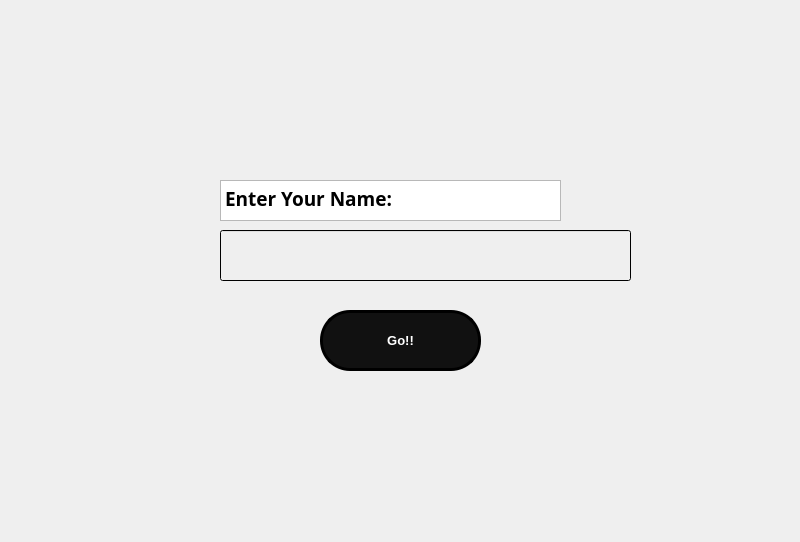
<?xml version="1.0" encoding="UTF-8"?>
<ui version="4.0">
 <class>NameWindow</class>
 <widget class="QMainWindow" name="NameWindow">
  <property name="geometry">
   <rect>
    <x>0</x>
    <y>0</y>
    <width>800</width>
    <height>542</height>
   </rect>
  </property>
  <property name="windowTitle">
   <string>MainWindow</string>
  </property>
  <property name="styleSheet">
   <string notr="true">background-image: url(:/Background/window.png);</string>
  </property>
  <widget class="QWidget" name="centralwidget">
   <property name="styleSheet">
    <string notr="true">
background-image: url(:/Background/window.png);</string>
   </property>
   <widget class="QPushButton" name="go">
    <property name="geometry">
     <rect>
      <x>320</x>
      <y>310</y>
      <width>161</width>
      <height>61</height>
     </rect>
    </property>
    <property name="font">
     <font>
      <pointsize>10</pointsize>
      <weight>75</weight>
      <bold>true</bold>
     </font>
    </property>
    <property name="styleSheet">
     <string notr="true">background-color: rgb(17, 17, 17);
background-image: url(:/images/banner-wave-3.svg);
color: rgb(255, 255, 255);
border: 3px solid black;
border-radius: 30px;
</string>
    </property>
    <property name="text">
     <string>Go!!</string>
    </property>
   </widget>
   <widget class="QLineEdit" name="name">
    <property name="geometry">
     <rect>
      <x>220</x>
      <y>230</y>
      <width>411</width>
      <height>51</height>
     </rect>
    </property>
    <property name="styleSheet">
     <string notr="true">background-color: qlineargradient(spread:pad, x1:0, y1:0, x2:1, y2:0, stop:1 rgba(0, 0, 0, 0));
background-image: url(:/images/banner-wave-3.svg);</string>
    </property>
   </widget>
   <widget class="QTextBrowser" name="textBrowser">
    <property name="geometry">
     <rect>
      <x>220</x>
      <y>180</y>
      <width>341</width>
      <height>41</height>
     </rect>
    </property>
    <property name="font">
     <font>
      <family>Microsoft Uighur</family>
      <pointsize>28</pointsize>
      <weight>75</weight>
      <bold>true</bold>
     </font>
    </property>
    <property name="styleSheet">
     <string notr="true">background-image: url(:/transparent/banner-wave-3.svg);</string>
    </property>
    <property name="html">
     <string>&lt;!DOCTYPE HTML PUBLIC &quot;-//W3C//DTD HTML 4.0//EN&quot; &quot;http://www.w3.org/TR/REC-html40/strict.dtd&quot;&gt;
&lt;html&gt;&lt;head&gt;&lt;meta name=&quot;qrichtext&quot; content=&quot;1&quot; /&gt;&lt;style type=&quot;text/css&quot;&gt;
p, li { white-space: pre-wrap; }
&lt;/style&gt;&lt;/head&gt;&lt;body style=&quot; font-family:'Microsoft Uighur'; font-size:28pt; font-weight:600; font-style:normal;&quot;&gt;
&lt;p style=&quot; margin-top:0px; margin-bottom:0px; margin-left:0px; margin-right:0px; -qt-block-indent:0; text-indent:0px;&quot;&gt;&lt;span style=&quot; font-family:'MS Shell Dlg 2'; font-size:14pt;&quot;&gt;Enter Your Name:&lt;/span&gt;&lt;/p&gt;&lt;/body&gt;&lt;/html&gt;</string>
    </property>
   </widget>
  </widget>
 </widget>
 <resources>
  <include location="Rresource.qrc"/>
 </resources>
 <connections/>
</ui>
